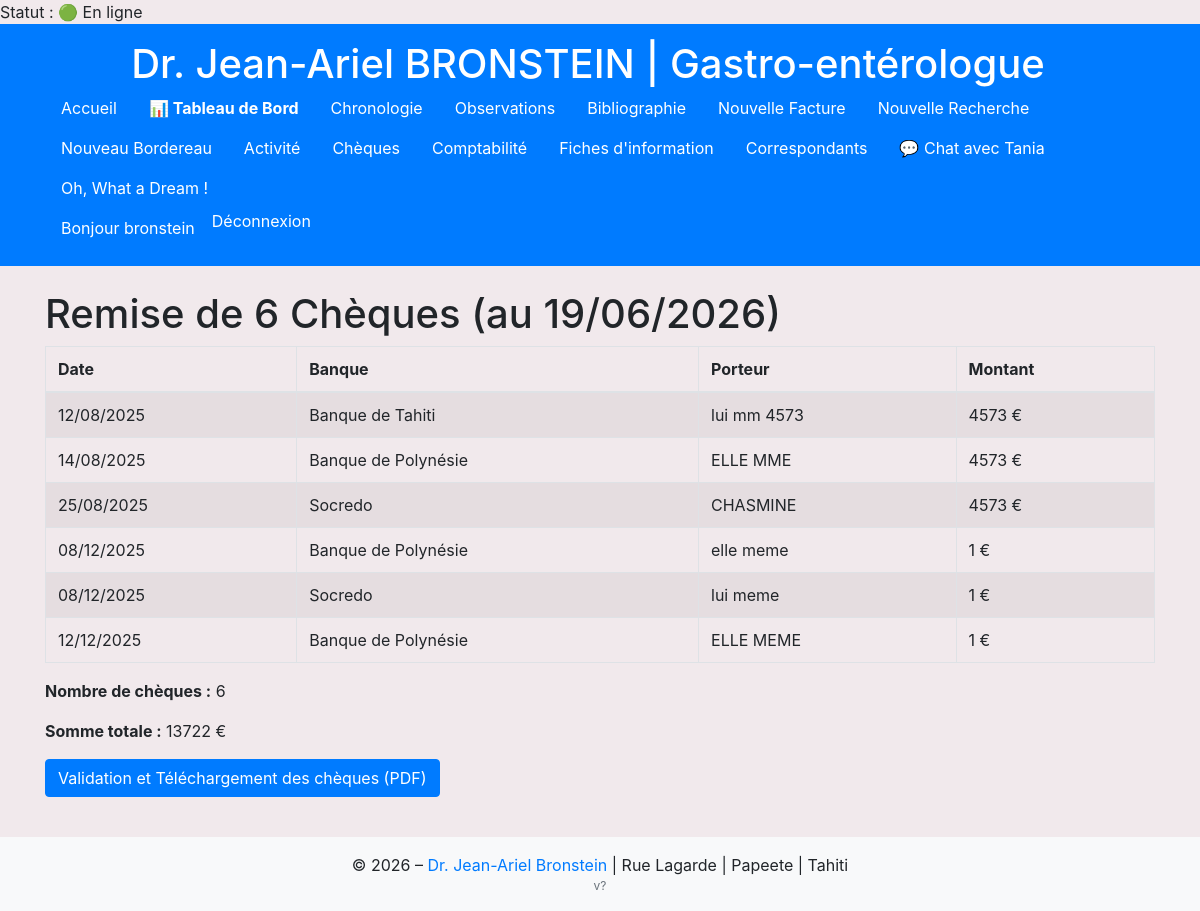
Page /facturation/cheques/ (signed in) on the committed database.
### comptabilite/models.py (models this page shows, shortened)
class Paiement(models.Model):
    facture = models.OneToOneField(Facturation, on_delete=models.CASCADE, related_name='paiement')
    date = models.DateField(
        verbose_name="Date de paiement",
        null=True,
        blank=True
    )
    MODALITE_CHOICES = [
        ('-----', '-----'),
        ('CB', 'Carte Bancaire'),
        ('Chèque', 'Chèque'),
        ('Liquide', 'Liquide'),
        ('Virement', 'Virement'),
        ('Gratuit', 'Gratuit'),
    ]
    modalite_paiement = models.CharField(
        max_length=20,
        choices=MODALITE_CHOICES,
        verbose_name="Modalité de paiement"
    )
    BANQUE_CHOICES = [
        ('Banque de Tahiti', 'Banque de Tahiti'),
        ('Socredo', 'Socredo'),
        ('Banque de Polynésie', 'Banque de Polynésie'),
        ('CCP', 'CCP'),
    ]
    banque = models.CharField(
        max_length=50,
        choices=BANQUE_CHOICES,
        verbose_name="Banque"
    )
    porteur = models.CharField(
        max_length=100,
        verbose_name="Porteur"
    )
    montant = models.DecimalField(
        max_digits=10,
        decimal_places=0,
        verbose_name="Montant",
        null=True,
        blank=True
    )
    liste = models.BooleanField(
        default=False,
        verbose_name="Listé",
        help_text="Coché quand ce chèque a été listé"
    )

### comptabilite/views.py (the view, shortened to what this page needs)
# urls.py: path('cheques/', views.cheque_listing, name='cheque_listing'),
@login_required
def cheque_listing(request):
    cheques = Paiement.objects.filter(
        modalite_paiement="Chèque",
        date__lte=date.today(),
        liste=False
    )
    count = cheques.count()
    total_montant = cheques.aggregate(total=Sum('montant'))['total'] or 0
    return render(request, 'comptabilite/cheque_listing.html', {
        'cheques': cheques,
        'count': count,
        'total_montant': total_montant,
        'filter_date': date.today().strftime("%d/%m/%Y"),
    })

### comptabilite/models.py (called while the page is built)
    def is_online(self):
        return timezone.now() - self.last_seen < timezone.timedelta(minutes=5)

### comptabilite/templatetags/user_extras.py (called while the page is built)
@register.simple_tag
def get_user_profile(user):
    if user and user.is_authenticated:
        profile, _ = UserProfile.objects.get_or_create(user=user)
        return profile
    return None

### myproject/context_processors.py (called while the page is built)
def app_version(request):
    return {'APP_VERSION': _get_version()}

### comptabilite/templates/comptabilite/cheque_listing.html (shortened to what this page needs)
{% extends 'base.html' %}
{% block content %}
<h1>Remise de {{ count }} Chèques (au {{ filter_date }})</h1>
<form method="post">
  <table class="table table-bordered table-striped">
    <thead>
      <tr>
        <th>Date</th><th>Banque</th><th>Porteur</th><th>Montant</th>
      </tr>
    </thead>
    <tbody>
      {% for ch in cheques %}
      <tr>
        <td>{{ ch.date|date:"d/m/Y" }}</td>
        <td>{{ ch.banque }}</td>
        <td>{{ ch.porteur }}</td>
        <td>{{ ch.montant|floatformat:0 }} €</td>
      </tr>
      {% endfor %}
    </tbody>
  </table>
  <p><strong>Nombre de chèques :</strong> {{ count }}</p>
  <p><strong>Somme totale :</strong> {{ total_montant|floatformat:0 }} €</p>
<a href="{% url 'print_cheque_listing' %}?date={{ filter_date }}"
  class="btn btn-primary mb-3">
  Validation et Téléchargement des chèques (PDF)
</a>
</form>
{% endblock %}

### templates/base.html (shortened to what this page needs)
{% load static %}
{% load user_extras %}
{% if request.user.is_authenticated %}
  {% get_user_profile request.user as profile %}
  {% if profile %}
    Statut : {% if profile.is_online %}🟢 En ligne{% else %}⚪ Hors ligne{% endif %}
  {% endif %}
{% endif %}
<!DOCTYPE html>
<html lang="fr">
<head>
  <link rel="stylesheet" href="https://stackpath.bootstrapcdn.com/bootstrap/4.5.2/css/bootstrap.min.css">
  <link rel="stylesheet" href="{% static 'css/style.css' %}">
  <link rel="stylesheet" href="https://cdnjs.cloudflare.com/ajax/libs/bootstrap-datepicker/1.9.0/css/bootstrap-datepicker.min.css">
</head>
<body data-user-id="{{ request.user.id|default:'' }}" data-msg-url="{% url 'get_messages' %}" data-chat-template="{% url 'chat_view' 0 %}">
  <header class="bg-primary text-white py-3">
    <div class="container text-center">
      <h1 class="mb-0 mr-4">Dr. Jean-Ariel BRONSTEIN | Gastro-entérologue</h1>
      <nav class="flex-grow-1">
        <ul class="nav">
          <li class="nav-item"><a class="nav-link text-white" href="{% url 'patients_list' %}">Accueil</a></li>
          <li class="nav-item"><a class="nav-link text-white" href="{% url 'dashboard' %}"><strong>📊 Tableau de Bord</strong></a></li>
          <li class="nav-item"><a class="nav-link text-white" href="{% url 'facturation_list' %}">Chronologie</a></li>
          <li class="nav-item"><a class="nav-link text-white" href="{% url 'observations_patient_list' %}">Observations</a></li>
          <li class="nav-item"><a class="nav-link text-white" href="{% url 'bibliographie_list' %}">Bibliographie</a></li>
          <li class="nav-item"><a class="nav-link text-white" href="{% url 'facturation_create' %}">Nouvelle Facture</a></li>
          <li class="nav-item"><a class="nav-link text-white" href="{% url 'facturation_search_list' %}">Nouvelle Recherche</a></li>
          <li class="nav-item"><a class="nav-link text-white" href="{% url 'create_bordereau' %}">Nouveau Bordereau</a></li>
          <li class="nav-item"><a class="nav-link text-white" href="{% url 'activity_list' %}">Activité</a></li>
          <li class="nav-item"><a class="nav-link text-white" href="{% url 'cheque_listing' %}">Chèques</a></li>
          <li class="nav-item"><a class="nav-link text-white" href="{% url 'comptabilite_summary' %}">Comptabilité</a></li>
          <li class="nav-item"><a class="nav-link text-white" href="{% url 'fiches_information' %}">Fiches d'information</a></li>
          <li class="nav-item"><a class="nav-link text-white" href="{% url 'correspondants_list' %}">Correspondants</a></li>
          {% if request.user.username == "bronstein" %}
  <li><a class="nav-link text-white chat-open" href="{% url 'chat_view' 3 %}">💬 Chat avec Tania</a></li>
{% elif request.user.username == "Tania" %}
  <li><a class="nav-link text-white chat-open" href="{% url 'chat_view' 1 %}">💬 Chat avec Taote</a></li>
{% endif %}
          <li class="nav-item">
            <a class="nav-link text-white" href="javascript:void(0)" onclick="ouvrirLienAuHasard()">Oh, What a Dream !</a>
          </li>
        </ul>
      </nav>
      <ul class="nav">
        {% if user.is_authenticated %}
          <li class="nav-item"><span class="nav-link disabled text-white">Bonjour {{ user.get_username }}</span></li>
          <li class="nav-item">
            <form method="post" action="{% url 'logout' %}">
              <button type="submit" class="btn btn-link nav-link text-white p-0">Déconnexion</button>
            </form>
          </li>
        {% else %}
          <li class="nav-item"><a class="nav-link text-white" href="{% url 'login' %}">Connexion</a></li>
        {% endif %}
      </ul>
    </div>
  </header>
  <main class="container my-4">
    {% block content %}{% endblock %}
  </main>
  <footer class="bg-light text-center py-3">
    <div class="container">
      <p class="mb-0">&copy; 2026 – <a href="{% url 'admin:index' %}">Dr. Jean-Ariel Bronstein</a> | Rue Lagarde | Papeete | Tahiti</p>
      <p class="mb-0 text-muted" style="font-size:0.75rem;">{{ APP_VERSION }}</p>
    </div>
  </footer>
</body>
</html>

### static/css/style.css (style rules this page uses)
table { table-layout: auto; width: 100%; }

### templates/base.html (style rules this page uses)
body { background-color: #f1e9ec; }

### rows in the picture
Paiement: date "12/08/2025", banque "Banque de Tahiti", porteur "lui mm 4573", montant "4573"
Paiement: date "14/08/2025", banque "Banque de Polynésie", porteur "ELLE MME", montant "4573"
Paiement: date "25/08/2025", banque "Socredo", porteur "CHASMINE", montant "4573"
Paiement: date "08/12/2025", banque "Banque de Polynésie", porteur "elle meme", montant "1"
Paiement: date "08/12/2025", banque "Socredo", porteur "lui meme", montant "1"
Paiement: date "12/12/2025", banque "Banque de Polynésie", porteur "ELLE MEME", montant "1"

### other values in the picture
{{ user.get_username }} "bronstein"
{{ count }} "6"
{{ total_montant|floatformat:0 }} "13722"
{{ APP_VERSION }} "v?"
